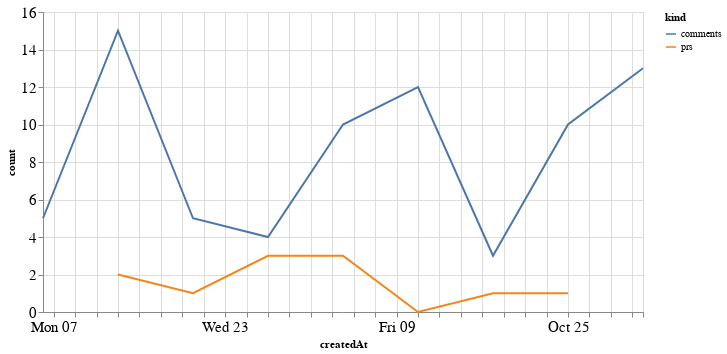

Source (notebook cell):
### Code cell
alt.Chart(total_time, width=600).mark_line().encode(
    x='createdAt',
    y='count',
    color='kind'
)

### Figure 1 — Vega-Lite specification as saved in the notebook (floating-point values rounded to 4 significant figures)
{"config": {"axisLeft": {"labelFontSize": 15}, "axisBottom": {"labelFontSize": 15}}, "data": {"name": "data-c2ae7c3ca49093e2a50004b5891f9599"}, "mark": "line", "encoding": {"color": {"type": "nominal", "field": "kind"}, "x": {"type": "temporal", "field": "createdAt"}, "y": {"type": "quantitative", "field": "count"}}, "width": 600, "$schema": "https://vega.github.io/schema/vega-lite/v4.8.1.json", "datasets": {"data-c2ae7c3ca49093e2a50004b5891f9599": [{"createdAt": "2020-09-13T00:00:00", "kind": "prs", "count": 2.0}, {"createdAt": "2020-09-20T00:00:00", "kind": "prs", "count": 1.0}, {"createdAt": "2020-09-27T00:00:00", "kind": "prs", "count": 3.0}, {"createdAt": "2020-10-04T00:00:00", "kind": "prs", "count": 3.0}, {"createdAt": "2020-10-11T00:00:00", "kind": "prs", "count": 0.0}, {"createdAt": "2020-10-18T00:00:00", "kind": "prs", "count": 1.0}, {"createdAt": "2020-10-25T00:00:00", "kind": "prs", "count": 1.0}, {"createdAt": "2020-09-06T00:00:00", "kind": "prs", "count": null}, {"createdAt": "2020-11-01T00:00:00", "kind": "prs", "count": null}, {"createdAt": "2020-09-13T00:00:00", "kind": "comments", "count": 15.0}, {"createdAt": "2020-09-20T00:00:00", "kind": "comments", "count": 5.0}, {"createdAt": "2020-09-27T00:00:00", "kind": "comments", "count": 4.0}, {"createdAt": "2020-10-04T00:00:00", "kind": "comments", "count": 10.0}, {"createdAt": "2020-10-11T00:00:00", "kind": "comments", "count": 12.0}, {"createdAt": "2020-10-18T00:00:00", "kind": "comments", "count": 3.0}, {"createdAt": "2020-10-25T00:00:00", "kind": "comments", "count": 10.0}, {"createdAt": "2020-09-06T00:00:00", "kind": "comments", "count": 5.0}, {"createdAt": "2020-11-01T00:00:00", "kind": "comments", "count": 13.0}]}}
